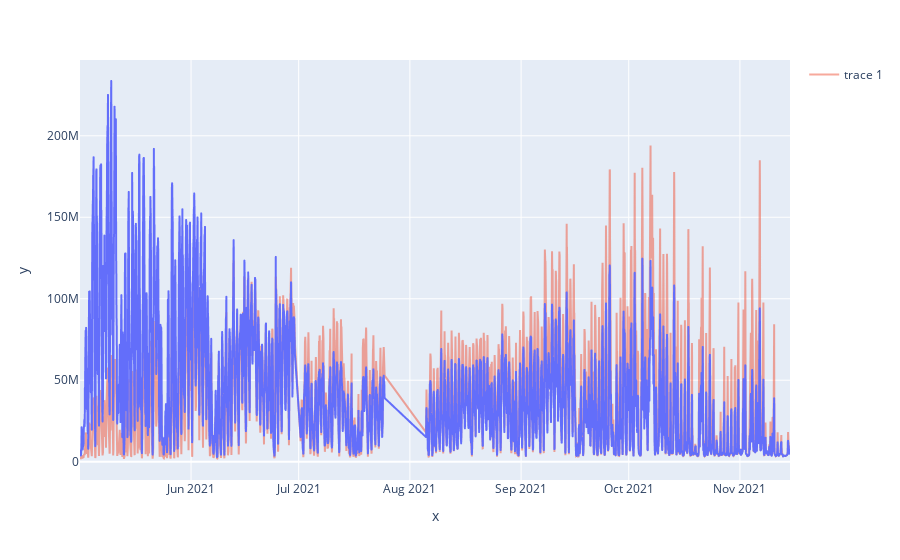

The code cell stored with this chart in its notebook:
### Code cell
fig = px.line(x=appa_hours.Time, y=appa_hours.WO3_1)
fig.add_scatter(x=appa_hours.Time,  y=appa_hours.WO3_2, mode='lines', opacity=0.5)
fig.show()

### Figure 1 — Plotly figure (JSON) as saved in the notebook; plotly's stock layout.template omitted (floating-point values rounded to 4 significant figures; data arrays with more than 128 entries replaced by an {"elided": "..."} marker saying what was removed)
{"data": [{"hovertemplate": "x=%{x}<br>y=%{y}<extra></extra>", "legendgroup": "", "line": {"color": "#636efa", "dash": "solid"}, "marker": {"symbol": "circle"}, "mode": "lines", "name": "", "showlegend": false, "type": "scattergl", "x": {"elided": "4742 str values"}, "xaxis": "x", "y": {"elided": "4742 float values"}, "yaxis": "y"}, {"mode": "lines", "opacity": 0.5, "type": "scatter", "x": {"elided": "4742 str values"}, "y": {"elided": "4742 float values"}}], "layout": {"legend": {"tracegroupgap": 0}, "margin": {"t": 60}, "xaxis": {"anchor": "y", "domain": [0, 1], "title": {"text": "x"}}, "yaxis": {"anchor": "x", "domain": [0, 1], "title": {"text": "y"}}}}
